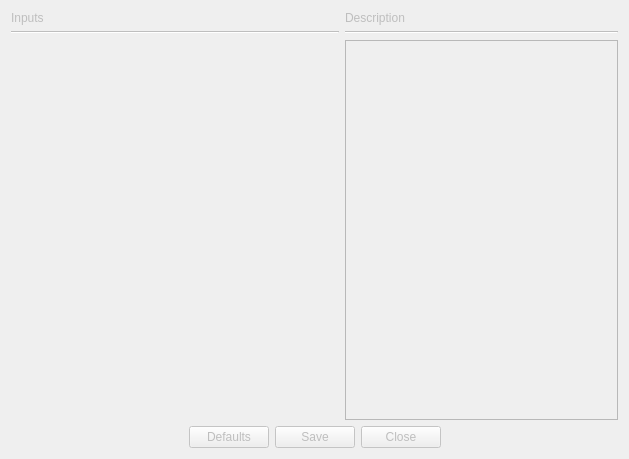
  <widget class="QWidget" name="DesignTab">
   <property name="enabled">
    <bool>false</bool>
   </property>
   <property name="autoFillBackground">
    <bool>true</bool>
   </property>
   <attribute name="title">
    <string>Design</string>
   </attribute>
   <layout class="QGridLayout" name="gridLayout_17">
    <item row="0" column="0">
     <widget class="QLabel" name="label_34">
      <property name="text">
       <string>Inputs</string>
      </property>
     </widget>
    </item>
    <item row="0" column="2" rowspan="5">
     <layout class="QGridLayout" name="gridLayout_3">
      <item row="0" column="0">
       <widget class="QLabel" name="label_35">
        <property name="text">
         <string>Description</string>
        </property>
       </widget>
      </item>
      <item row="1" column="0">
       <widget class="Line" name="line_3">
        <property name="orientation">
         <enum>Qt::Horizontal</enum>
        </property>
       </widget>
      </item>
      <item row="2" column="0">
       <widget class="QTextBrowser" name="textBrowser_designDescription">
        <property name="html">
         <string>&lt;!DOCTYPE HTML PUBLIC &quot;-//W3C//DTD HTML 4.0//EN&quot; &quot;http://www.w3.org/TR/REC-html40/strict.dtd&quot;&gt;
&lt;html&gt;&lt;head&gt;&lt;meta name=&quot;qrichtext&quot; content=&quot;1&quot; /&gt;&lt;style type=&quot;text/css&quot;&gt;
p, li { white-space: pre-wrap; }
&lt;/style&gt;&lt;/head&gt;&lt;body style=&quot; font-family:'Ubuntu'; font-size:11pt; font-weight:400; font-style:normal;&quot;&gt;
&lt;p style=&quot;-qt-paragraph-type:empty; margin-top:0px; margin-bottom:0px; margin-left:0px; margin-right:0px; -qt-block-indent:0; text-indent:0px; font-family:'MS Shell Dlg 2'; font-size:8pt;&quot;&gt;&lt;br /&gt;&lt;/p&gt;&lt;/body&gt;&lt;/html&gt;</string>
        </property>
       </widget>
      </item>
     </layout>
    </item>
    <item row="1" column="0" colspan="2">
     <widget class="Line" name="line_9">
      <property name="orientation">
       <enum>Qt::Horizontal</enum>
      </property>
     </widget>
    </item>
    <item row="3" column="0" colspan="2">
     <layout class="QGridLayout" name="gridLayout">
      <item row="0" column="0">
       <spacer name="horizontalSpacer_7">
        <property name="orientation">
         <enum>Qt::Horizontal</enum>
        </property>
        <property name="sizeHint" stdset="0">
         <size>
          <width>53</width>
          <height>17</height>
         </size>
        </property>
       </spacer>
      </item>
     </layout>
    </item>
    <item row="5" column="0" colspan="3">
     <layout class="QHBoxLayout" name="horizontalLayout_3">
      <item>
       <spacer name="horizontalSpacer_8">
        <property name="orientation">
         <enum>Qt::Horizontal</enum>
        </property>
        <property name="sizeHint" stdset="0">
         <size>
          <width>40</width>
          <height>20</height>
         </size>
        </property>
       </spacer>
      </item>
      <item>
       <widget class="QPushButton" name="btn_designdefaults">
        <property name="text">
         <string>Defaults</string>
        </property>
       </widget>
      </item>
      <item>
       <widget class="QPushButton" name="btn_designsave">
        <property name="text">
         <string>Save</string>
        </property>
       </widget>
      </item>
      <item>
       <widget class="QPushButton" name="btn_designclose">
        <property name="text">
         <string>Close</string>
        </property>
       </widget>
      </item>
      <item>
       <spacer name="horizontalSpacer_9">
        <property name="orientation">
         <enum>Qt::Horizontal</enum>
        </property>
        <property name="sizeHint" stdset="0">
         <size>
          <width>40</width>
          <height>20</height>
         </size>
        </property>
       </spacer>
      </item>
     </layout>
    </item>
    <item row="2" column="0" colspan="2">
     <spacer name="verticalSpacer_4">
      <property name="orientation">
       <enum>Qt::Vertical</enum>
      </property>
      <property name="sizeHint" stdset="0">
       <size>
        <width>328</width>
        <height>363</height>
       </size>
      </property>
     </spacer>
    </item>
   </layout>
  </widget>
